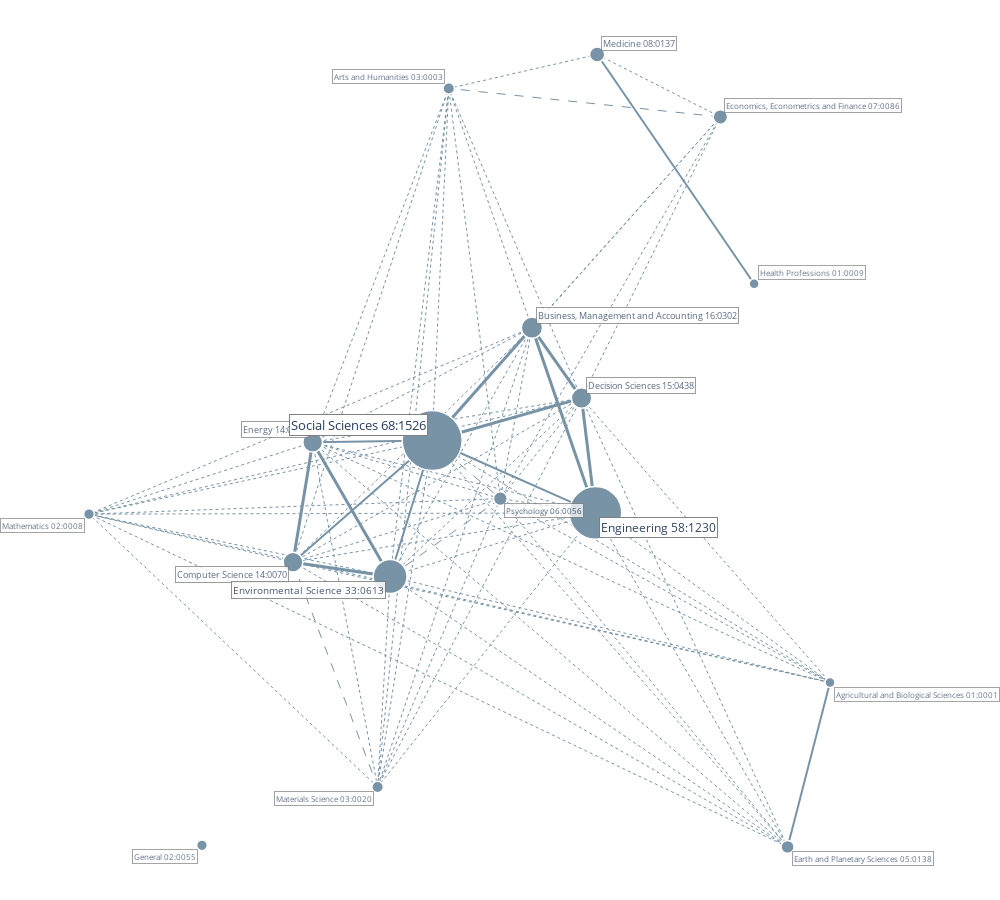

Write notebook code for a chart like this one.
### Code cell
# grey colors: https://www.w3schools.com/colors/colors_shades.asp
from techminer2.packages.correlation.cross import NetworkMapPlot  # type: ignore

plot = (
    NetworkMapPlot()
    #
    # FIELD:
    .with_field("subject_areas")
    .having_terms_in_top(None)
    .having_terms_ordered_by("OCC")
    .having_term_occurrences_between(None, None)
    .having_term_citations_between(None, None)
    .having_terms_in(None)
    #
    # CROSS WITH:
    .with_other_field("raw_source_title")
    #
    .with_correlation_method("pearson")
    #
    # NETWORK:
    .using_spring_layout_k(0.7)
    .using_spring_layout_iterations(60)
    .using_spring_layout_seed(2)
    #
    .using_edge_colors(["#7793a5", "#7793a5", "#7793a5", "#7793a5"])
    .using_edge_similarity_threshold(0)
    .using_edge_top_n(None)
    .using_edge_widths([1, 1, 2, 3])
    #
    .using_node_colors(["#7793a5"])
    .using_node_size_range(10, 50)
    #
    .using_textfont_opacity_range(0.5, 1.0)
    .using_textfont_size_range(8, 13)
    #
    .using_xaxes_range(None, None)
    .using_yaxes_range(None, None)
    .using_axes_visible(False)
    #
    # DATABASE:
    .where_root_directory_is("../")
    .where_database_is("main")
    .where_record_years_range_is(None, None)
    .where_record_citations_range_is(None, None)
    .where_records_match(None)
    #
    .run()
).update_layout(width=1000, height=900)
plot.write_html("../reports/subject_areas.html")
plot

### Figure 1 — Plotly figure (JSON) as saved in the notebook; plotly's stock layout.template omitted (floating-point values rounded to 4 significant figures)
{"data": [{"hoverinfo": "none", "line": {"color": "#7793a5", "dash": "dash", "width": 1}, "mode": "lines", "type": "scatter", "x": [-0.1582, 0.008892], "y": [0.06237, -0.06344]}, {"hoverinfo": "none", "line": {"color": "#7793a5", "dash": "dot", "width": 1}, "mode": "lines", "type": "scatter", "x": [-0.1582, -0.2921], "y": [0.06237, -0.6871]}, {"hoverinfo": "none", "line": {"color": "#7793a5", "dash": "dot", "width": 1}, "mode": "lines", "type": "scatter", "x": [-0.1582, -1], "y": [0.06237, -0.097]}, {"hoverinfo": "none", "line": {"color": "#7793a5", "dash": "dot", "width": 1}, "mode": "lines", "type": "scatter", "x": [-0.1582, 0.5486], "y": [0.06237, 0.7624]}, {"hoverinfo": "none", "line": {"color": "#7793a5", "dash": "dot", "width": 1}, "mode": "lines", "type": "scatter", "x": [-0.1582, 0.8175], "y": [0.06237, -0.4612]}, {"hoverinfo": "none", "line": {"color": "#7793a5", "dash": "dot", "width": 1}, "mode": "lines", "type": "scatter", "x": [-0.1582, -0.1176], "y": [0.06237, 0.8239]}, {"hoverinfo": "none", "line": {"color": "#7793a5", "dash": "dot", "width": 1}, "mode": "lines", "type": "scatter", "x": [-0.1582, 0.7135], "y": [0.06237, -0.8168]}, {"hoverinfo": "none", "line": {"color": "#7793a5", "dash": "dot", "width": 1}, "mode": "lines", "type": "scatter", "x": [0.2423, 0.008892], "y": [-0.09428, -0.06344]}, {"hoverinfo": "none", "line": {"color": "#7793a5", "dash": "dot", "width": 1}, "mode": "lines", "type": "scatter", "x": [0.2423, -0.2921], "y": [-0.09428, -0.6871]}, {"hoverinfo": "none", "line": {"color": "#7793a5", "dash": "dot", "width": 1}, "mode": "lines", "type": "scatter", "x": [0.2423, -0.2614], "y": [-0.09428, -0.232]}, {"hoverinfo": "none", "line": {"color": "#7793a5", "dash": "dot", "width": 1}, "mode": "lines", "type": "scatter", "x": [0.2423, -1], "y": [-0.09428, -0.097]}, {"hoverinfo": "none", "line": {"color": "#7793a5", "dash": "dot", "width": 1}, "mode": "lines", "type": "scatter", "x": [0.2423, -0.4997], "y": [-0.09428, -0.2009]}, {"hoverinfo": "none", "line": {"color": "#7793a5", "dash": "dot", "width": 1}, "mode": "lines", "type": "scatter", "x": [0.2423, -0.4513], "y": [-0.09428, 0.0585]}, {"hoverinfo": "none", "line": {"color": "#7793a5", "dash": "dot", "width": 1}, "mode": "lines", "type": "scatter", "x": [0.2423, 0.8175], "y": [-0.09428, -0.4612]}, {"hoverinfo": "none", "line": {"color": "#7793a5", "dash": "dot", "width": 1}, "mode": "lines", "type": "scatter", "x": [0.2423, 0.7135], "y": [-0.09428, -0.8168]}, {"hoverinfo": "none", "line": {"color": "#7793a5", "dash": "dash", "width": 1}, "mode": "lines", "type": "scatter", "x": [-0.2614, 0.008892], "y": [-0.232, -0.06344]}, {"hoverinfo": "none", "line": {"color": "#7793a5", "dash": "dot", "width": 1}, "mode": "lines", "type": "scatter", "x": [-0.2614, 0.2081], "y": [-0.232, 0.1541]}, {"hoverinfo": "none", "line": {"color": "#7793a5", "dash": "dot", "width": 1}, "mode": "lines", "type": "scatter", "x": [-0.2614, -1], "y": [-0.232, -0.097]}, {"hoverinfo": "none", "line": {"color": "#7793a5", "dash": "dot", "width": 1}, "mode": "lines", "type": "scatter", "x": [-0.2614, 0.08641], "y": [-0.232, 0.3064]}, {"hoverinfo": "none", "line": {"color": "#7793a5", "dash": "dot", "width": 1}, "mode": "lines", "type": "scatter", "x": [-0.2614, -0.2921], "y": [-0.232, -0.6871]}, {"hoverinfo": "none", "line": {"color": "#7793a5", "dash": "dot", "width": 1}, "mode": "lines", "type": "scatter", "x": [-0.2614, 0.8175], "y": [-0.232, -0.4612]}, {"hoverinfo": "none", "line": {"color": "#7793a5", "dash": "dot", "width": 1}, "mode": "lines", "type": "scatter", "x": [-0.2614, 0.7135], "y": [-0.232, -0.8168]}, {"hoverinfo": "none", "line": {"color": "#7793a5", "dash": "dot", "width": 1}, "mode": "lines", "type": "scatter", "x": [-0.2614, -0.1176], "y": [-0.232, 0.8239]}, {"hoverinfo": "none", "line": {"color": "#7793a5", "dash": "dot", "width": 1}, "mode": "lines", "type": "scatter", "x": [0.08641, 0.5486], "y": [0.3064, 0.7624]}, {"hoverinfo": "none", "line": {"color": "#7793a5", "dash": "dot", "width": 1}, "mode": "lines", "type": "scatter", "x": [0.08641, 0.008892], "y": [0.3064, -0.06344]}, {"hoverinfo": "none", "line": {"color": "#7793a5", "dash": "dot", "width": 1}, "mode": "lines", "type": "scatter", "x": [0.08641, -0.4513], "y": [0.3064, 0.0585]}, {"hoverinfo": "none", "line": {"color": "#7793a5", "dash": "dot", "width": 1}, "mode": "lines", "type": "scatter", "x": [0.08641, -0.4997], "y": [0.3064, -0.2009]}, {"hoverinfo": "none", "line": {"color": "#7793a5", "dash": "dot", "width": 1}, "mode": "lines", "type": "scatter", "x": [0.08641, -0.1176], "y": [0.3064, 0.8239]}, {"hoverinfo": "none", "line": {"color": "#7793a5", "dash": "dot", "width": 1}, "mode": "lines", "type": "scatter", "x": [0.08641, -0.2921], "y": [0.3064, -0.6871]}, {"hoverinfo": "none", "line": {"color": "#7793a5", "dash": "dot", "width": 1}, "mode": "lines", "type": "scatter", "x": [0.08641, -1], "y": [0.3064, -0.097]}, {"hoverinfo": "none", "line": {"color": "#7793a5", "dash": "dot", "width": 1}, "mode": "lines", "type": "scatter", "x": [0.2081, 0.5486], "y": [0.1541, 0.7624]}, {"hoverinfo": "none", "line": {"color": "#7793a5", "dash": "dot", "width": 1}, "mode": "lines", "type": "scatter", "x": [0.2081, 0.008892], "y": [0.1541, -0.06344]}, {"hoverinfo": "none", "line": {"color": "#7793a5", "dash": "dot", "width": 1}, "mode": "lines", "type": "scatter", "x": [0.2081, -0.4513], "y": [0.1541, 0.0585]}, {"hoverinfo": "none", "line": {"color": "#7793a5", "dash": "dot", "width": 1}, "mode": "lines", "type": "scatter", "x": [0.2081, -0.4997], "y": [0.1541, -0.2009]}, {"hoverinfo": "none", "line": {"color": "#7793a5", "dash": "dot", "width": 1}, "mode": "lines", "type": "scatter", "x": [0.2081, -0.2921], "y": [0.1541, -0.6871]}, {"hoverinfo": "none", "line": {"color": "#7793a5", "dash": "dot", "width": 1}, "mode": "lines", "type": "scatter", "x": [0.2081, -0.1176], "y": [0.1541, 0.8239]}, {"hoverinfo": "none", "line": {"color": "#7793a5", "dash": "dot", "width": 1}, "mode": "lines", "type": "scatter", "x": [0.2081, -1], "y": [0.1541, -0.097]}, {"hoverinfo": "none", "line": {"color": "#7793a5", "dash": "dot", "width": 1}, "mode": "lines", "type": "scatter", "x": [0.2081, 0.8175], "y": [0.1541, -0.4612]}, {"hoverinfo": "none", "line": {"color": "#7793a5", "dash": "dot", "width": 1}, "mode": "lines", "type": "scatter", "x": [0.2081, 0.7135], "y": [0.1541, -0.8168]}, {"hoverinfo": "none", "line": {"color": "#7793a5", "dash": "dot", "width": 1}, "mode": "lines", "type": "scatter", "x": [-0.4513, -1], "y": [0.0585, -0.097]}, {"hoverinfo": "none", "line": {"color": "#7793a5", "dash": "dot", "width": 1}, "mode": "lines", "type": "scatter", "x": [-0.4513, 0.008892], "y": [0.0585, -0.06344]}, {"hoverinfo": "none", "line": {"color": "#7793a5", "dash": "dot", "width": 1}, "mode": "lines", "type": "scatter", "x": [-0.4513, -0.2921], "y": [0.0585, -0.6871]}, {"hoverinfo": "none", "line": {"color": "#7793a5", "dash": "dot", "width": 1}, "mode": "lines", "type": "scatter", "x": [-0.4513, 0.8175], "y": [0.0585, -0.4612]}, {"hoverinfo": "none", "line": {"color": "#7793a5", "dash": "dot", "width": 1}, "mode": "lines", "type": "scatter", "x": [-0.4513, -0.1176], "y": [0.0585, 0.8239]}, {"hoverinfo": "none", "line": {"color": "#7793a5", "dash": "dot", "width": 1}, "mode": "lines", "type": "scatter", "x": [-0.4513, 0.7135], "y": [0.0585, -0.8168]}, {"hoverinfo": "none", "line": {"color": "#7793a5", "dash": "dash", "width": 1}, "mode": "lines", "type": "scatter", "x": [-0.4997, -0.2921], "y": [-0.2009, -0.6871]}, {"hoverinfo": "none", "line": {"color": "#7793a5", "dash": "dot", "width": 1}, "mode": "lines", "type": "scatter", "x": [-0.4997, 0.008892], "y": [-0.2009, -0.06344]}, {"hoverinfo": "none", "line": {"color": "#7793a5", "dash": "dot", "width": 1}, "mode": "lines", "type": "scatter", "x": [-0.4997, -1], "y": [-0.2009, -0.097]}, {"hoverinfo": "none", "line": {"color": "#7793a5", "dash": "dot", "width": 1}, "mode": "lines", "type": "scatter", "x": [-0.4997, -0.1176], "y": [-0.2009, 0.8239]}, {"hoverinfo": "none", "line": {"color": "#7793a5", "dash": "dot", "width": 1}, "mode": "lines", "type": "scatter", "x": [-0.4997, 0.8175], "y": [-0.2009, -0.4612]}, {"hoverinfo": "none", "line": {"color": "#7793a5", "dash": "dot", "width": 1}, "mode": "lines", "type": "scatter", "x": [-0.4997, 0.7135], "y": [-0.2009, -0.8168]}, {"hoverinfo": "none", "line": {"color": "#7793a5", "dash": "dot", "width": 1}, "mode": "lines", "type": "scatter", "x": [0.2464, 0.5486], "y": [0.8973, 0.7624]}, {"hoverinfo": "none", "line": {"color": "#7793a5", "dash": "dot", "width": 1}, "mode": "lines", "type": "scatter", "x": [0.2464, -0.1176], "y": [0.8973, 0.8239]}, {"hoverinfo": "none", "line": {"color": "#7793a5", "dash": "dash", "width": 1}, "mode": "lines", "type": "scatter", "x": [0.5486, -0.1176], "y": [0.7624, 0.8239]}, {"hoverinfo": "none", "line": {"color": "#7793a5", "dash": "dot", "width": 1}, "mode": "lines", "type": "scatter", "x": [0.5486, 0.008892], "y": [0.7624, -0.06344]}, {"hoverinfo": "none", "line": {"color": "#7793a5", "dash": "dot", "width": 1}, "mode": "lines", "type": "scatter", "x": [0.008892, -0.1176], "y": [-0.06344, 0.8239]}, {"hoverinfo": "none", "line": {"color": "#7793a5", "dash": "dot", "width": 1}, "mode": "lines", "type": "scatter", "x": [0.008892, -0.2921], "y": [-0.06344, -0.6871]}, {"hoverinfo": "none", "line": {"color": "#7793a5", "dash": "dot", "width": 1}, "mode": "lines", "type": "scatter", "x": [0.008892, -1], "y": [-0.06344, -0.097]}, {"hoverinfo": "none", "line": {"color": "#7793a5", "dash": "dot", "width": 1}, "mode": "lines", "type": "scatter", "x": [0.008892, 0.8175], "y": [-0.06344, -0.4612]}, {"hoverinfo": "none", "line": {"color": "#7793a5", "dash": "dot", "width": 1}, "mode": "lines", "type": "scatter", "x": [0.008892, 0.7135], "y": [-0.06344, -0.8168]}, {"hoverinfo": "none", "line": {"color": "#7793a5", "dash": "dot", "width": 1}, "mode": "lines", "type": "scatter", "x": [0.7135, -1], "y": [-0.8168, -0.097]}, {"hoverinfo": "none", "line": {"color": "#7793a5", "dash": "dot", "width": 1}, "mode": "lines", "type": "scatter", "x": [-0.2921, -0.1176], "y": [-0.6871, 0.8239]}, {"hoverinfo": "none", "line": {"color": "#7793a5", "dash": "dot", "width": 1}, "mode": "lines", "type": "scatter", "x": [-0.2921, -1], "y": [-0.6871, -0.097]}, {"hoverinfo": "none", "line": {"color": "#7793a5", "dash": "dot", "width": 1}, "mode": "lines", "type": "scatter", "x": [-1, 0.8175], "y": [-0.097, -0.4612]}, {"hoverinfo": "none", "line": {"color": "#7793a5", "dash": "solid", "width": 2}, "mode": "lines", "type": "scatter", "x": [-0.1582, -0.2614], "y": [0.06237, -0.232]}, {"hoverinfo": "none", "line": {"color": "#7793a5", "dash": "solid", "width": 2}, "mode": "lines", "type": "scatter", "x": [-0.1582, 0.2423], "y": [0.06237, -0.09428]}, {"hoverinfo": "none", "line": {"color": "#7793a5", "dash": "solid", "width": 2}, "mode": "lines", "type": "scatter", "x": [-0.1582, -0.4513], "y": [0.06237, 0.0585]}, {"hoverinfo": "none", "line": {"color": "#7793a5", "dash": "solid", "width": 2}, "mode": "lines", "type": "scatter", "x": [-0.1582, -0.4997], "y": [0.06237, -0.2009]}, {"hoverinfo": "none", "line": {"color": "#7793a5", "dash": "solid", "width": 2}, "mode": "lines", "type": "scatter", "x": [0.2464, 0.6314], "y": [0.8973, 0.4013]}, {"hoverinfo": "none", "line": {"color": "#7793a5", "dash": "solid", "width": 2}, "mode": "lines", "type": "scatter", "x": [0.7135, 0.8175], "y": [-0.8168, -0.4612]}, {"hoverinfo": "none", "line": {"color": "#7793a5", "dash": "solid", "width": 3}, "mode": "lines", "type": "scatter", "x": [-0.1582, 0.2081], "y": [0.06237, 0.1541]}, {"hoverinfo": "none", "line": {"color": "#7793a5", "dash": "solid", "width": 3}, "mode": "lines", "type": "scatter", "x": [-0.1582, 0.08641], "y": [0.06237, 0.3064]}, {"hoverinfo": "none", "line": {"color": "#7793a5", "dash": "solid", "width": 3}, "mode": "lines", "type": "scatter", "x": [0.2423, 0.2081], "y": [-0.09428, 0.1541]}, {"hoverinfo": "none", "line": {"color": "#7793a5", "dash": "solid", "width": 3}, "mode": "lines", "type": "scatter", "x": [0.2423, 0.08641], "y": [-0.09428, 0.3064]}, {"hoverinfo": "none", "line": {"color": "#7793a5", "dash": "solid", "width": 3}, "mode": "lines", "type": "scatter", "x": [-0.2614, -0.4513], "y": [-0.232, 0.0585]}, {"hoverinfo": "none", "line": {"color": "#7793a5", "dash": "solid", "width": 3}, "mode": "lines", "type": "scatter", "x": [-0.2614, -0.4997], "y": [-0.232, -0.2009]}, {"hoverinfo": "none", "line": {"color": "#7793a5", "dash": "solid", "width": 3}, "mode": "lines", "type": "scatter", "x": [0.08641, 0.2081], "y": [0.3064, 0.1541]}, {"hoverinfo": "none", "line": {"color": "#7793a5", "dash": "solid", "width": 3}, "mode": "lines", "type": "scatter", "x": [-0.4513, -0.4997], "y": [0.0585, -0.2009]}, {"hoverinfo": "text", "marker": {"color": ["#7793a5", "#7793a5", "#7793a5", "#7793a5", "#7793a5", "#7793a5", "#7793a5", "#7793a5", "#7793a5", "#7793a5", "#7793a5", "#7793a5", "#7793a5", "#7793a5", "#7793a5", "#7793a5", "#7793a5"], "line": {"color": "white", "width": 1.5}, "opacity": 1, "size": [60, 52.54, 33.88, 21.19, 20.45, 19.7, 19.7, 15.22, 14.48, 13.73, 12.99, 11.49, 11.49, 10.75, 10.75, 10, 10]}, "mode": "markers", "text": ["Social Sciences 68:1526", "Engineering 58:1230", "Environmental Science 33:0613", "Business, Management and Accounting 16:0302", "Decision Sciences 15:0438", "Energy 14:0206", "Computer Science 14:0070", "Medicine 08:0137", "Economics, Econometrics and Finance 07:0086", "Psychology 06:0056", "Earth and Planetary Sciences 05:0138", "Materials Science 03:0020", "Arts and Humanities 03:0003", "General 02:0055", "Mathematics 02:0008", "Health Professions 01:0009", "Agricultural and Biological Sciences 01:0001"], "type": "scatter", "x": [-0.1582, 0.2423, -0.2614, 0.08641, 0.2081, -0.4513, -0.4997, 0.2464, 0.5486, 0.008892, 0.7135, -0.2921, -0.1176, -0.7229, -1, 0.6314, 0.8175], "y": [0.06237, -0.09428, -0.232, 0.3064, 0.1541, 0.0585, -0.2009, 0.8973, 0.7624, -0.06344, -0.8168, -0.6871, 0.8239, -0.8134, -0.097, 0.4013, -0.4612]}], "layout": {"annotations": [{"align": "left", "font": {"size": 10}, "showarrow": false, "text": "", "x": 0.005, "xref": "paper", "y": -0.002, "yref": "paper"}, {"bgcolor": "white", "bordercolor": "grey", "font": {"size": 8}, "opacity": 0.7071, "showarrow": false, "text": "Agricultural and Biological Sciences 01:0001", "x": 0.8175, "xanchor": "left", "xshift": 4, "y": -0.4612, "yanchor": "top", "yshift": -4}, {"bgcolor": "white", "bordercolor": "grey", "font": {"size": 8}, "opacity": 0.7071, "showarrow": false, "text": "Health Professions 01:0009", "x": 0.6314, "xanchor": "left", "xshift": 4, "y": 0.4013, "yanchor": "bottom", "yshift": 4}, {"bgcolor": "white", "bordercolor": "grey", "font": {"size": 8.075}, "opacity": 0.7124, "showarrow": false, "text": "Mathematics 02:0008", "x": -1, "xanchor": "right", "xshift": -4, "y": -0.097, "yanchor": "top", "yshift": -4}, {"bgcolor": "white", "bordercolor": "grey", "font": {"size": 8.075}, "opacity": 0.7124, "showarrow": false, "text": "General 02:0055", "x": -0.7229, "xanchor": "right", "xshift": -4, "y": -0.8134, "yanchor": "top", "yshift": -4}, {"bgcolor": "white", "bordercolor": "grey", "font": {"size": 8.149}, "opacity": 0.7176, "showarrow": false, "text": "Arts and Humanities 03:0003", "x": -0.1176, "xanchor": "right", "xshift": -4, "y": 0.8239, "yanchor": "bottom", "yshift": 4}, {"bgcolor": "white", "bordercolor": "grey", "font": {"size": 8.149}, "opacity": 0.7176, "showarrow": false, "text": "Materials Science 03:0020", "x": -0.2921, "xanchor": "right", "xshift": -4, "y": -0.6871, "yanchor": "top", "yshift": -4}, {"bgcolor": "white", "bordercolor": "grey", "font": {"size": 8.299}, "opacity": 0.7279, "showarrow": false, "text": "Earth and Planetary Sciences 05:0138", "x": 0.7135, "xanchor": "left", "xshift": 4, "y": -0.8168, "yanchor": "top", "yshift": -4}, {"bgcolor": "white", "bordercolor": "grey", "font": {"size": 8.373}, "opacity": 0.733, "showarrow": false, "text": "Psychology 06:0056", "x": 0.008892, "xanchor": "left", "xshift": 4, "y": -0.06344, "yanchor": "top", "yshift": -4}, {"bgcolor": "white", "bordercolor": "grey", "font": {"size": 8.448}, "opacity": 0.7381, "showarrow": false, "text": "Economics, Econometrics and Finance 07:0086", "x": 0.5486, "xanchor": "left", "xshift": 4, "y": 0.7624, "yanchor": "bottom", "yshift": 4}, {"bgcolor": "white", "bordercolor": "grey", "font": {"size": 8.522}, "opacity": 0.7431, "showarrow": false, "text": "Medicine 08:0137", "x": 0.2464, "xanchor": "left", "xshift": 4, "y": 0.8973, "yanchor": "bottom", "yshift": 4}, {"bgcolor": "white", "bordercolor": "grey", "font": {"size": 8.97}, "opacity": 0.7727, "showarrow": false, "text": "Computer Science 14:0070", "x": -0.4997, "xanchor": "right", "xshift": -4, "y": -0.2009, "yanchor": "top", "yshift": -4}, {"bgcolor": "white", "bordercolor": "grey", "font": {"size": 8.97}, "opacity": 0.7727, "showarrow": false, "text": "Energy 14:0206", "x": -0.4513, "xanchor": "right", "xshift": -4, "y": 0.0585, "yanchor": "bottom", "yshift": 4}, {"bgcolor": "white", "bordercolor": "grey", "font": {"size": 9.045}, "opacity": 0.7775, "showarrow": false, "text": "Decision Sciences 15:0438", "x": 0.2081, "xanchor": "left", "xshift": 4, "y": 0.1541, "yanchor": "bottom", "yshift": 4}, {"bgcolor": "white", "bordercolor": "grey", "font": {"size": 9.119}, "opacity": 0.7823, "showarrow": false, "text": "Business, Management and Accounting 16:0302", "x": 0.08641, "xanchor": "left", "xshift": 4, "y": 0.3064, "yanchor": "bottom", "yshift": 4}, {"bgcolor": "white", "bordercolor": "grey", "font": {"size": 10.39}, "opacity": 0.8595, "showarrow": false, "text": "Environmental Science 33:0613", "x": -0.2614, "xanchor": "right", "xshift": -4, "y": -0.232, "yanchor": "top", "yshift": -4}, {"bgcolor": "white", "bordercolor": "grey", "font": {"size": 12.25}, "opacity": 0.962, "showarrow": false, "text": "Engineering 58:1230", "x": 0.2423, "xanchor": "left", "xshift": 4, "y": -0.09428, "yanchor": "top", "yshift": -4}, {"bgcolor": "white", "bordercolor": "grey", "font": {"size": 13}, "opacity": 1, "showarrow": false, "text": "Social Sciences 68:1526", "x": -0.1582, "xanchor": "right", "xshift": -4, "y": 0.06237, "yanchor": "bottom", "yshift": 4}], "font": {"size": 16}, "height": 900, "hoverlabel": {"bgcolor": "white", "font": {"family": "monospace"}}, "hovermode": "closest", "margin": {"b": 0, "l": 0, "r": 0, "t": 0}, "paper_bgcolor": "white", "plot_bgcolor": "white", "showlegend": false, "title": {"text": ""}, "width": 1000, "xaxis": {"range": [null, null], "showgrid": false, "showticklabels": false, "zeroline": false}, "yaxis": {"range": [null, null], "showgrid": false, "showticklabels": false, "zeroline": false}}}
